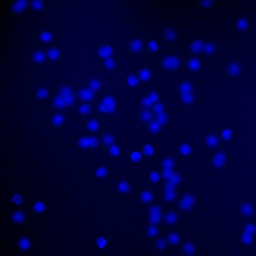
#> input picture ai4all_cancer_detection/images/003cell.png, 256 x 256 px, found by its file name
$ jupyter execute --allow-errors '5 - Cancer Detection.ipynb'   (shell and % lines are left out)   (older library calls are emulated)
#> lines starting #> are read from the running program, lines starting #| are printed output that depends on the picture
### ai4all_cancer_detection/common.py
import numpy as np
from matplotlib import pyplot as plt
from PIL import Image


# [16 lines left out: functions read_img, save_img, not called in this run]


def find_maxima(scale_space, k_xy=5, k_s=1):
    # Extract the peak x,y locations from scale space
    # Input
    #   scale_space: Scale space of size HxWxS
    #   k: neighborhood in x and y
    #   ks: neighborhood in scale
    #
    # Output
    #   list of (x,y) tuples; x<W and y<H
    if len(scale_space.shape) == 2:
        scale_space = scale_space[:, :, None]

    H, W, S = scale_space.shape
    maxima = []
    for i in range(H):
        for j in range(W):
            for s in range(S):
                # extracts a local neighborhood of max size
                # (2k_xy+1, 2k_xy+1, 2k_s+1)
                neighbors = scale_space[max(0, i - k_xy):min(i + k_xy + 1, H),
                                        max(0, j - k_xy):min(j + k_xy + 1, W),
                                        max(0, s - k_s):min(s + k_s + 1, S)]
                mid_pixel = scale_space[i, j, s]
                num_neighbors = np.prod(neighbors.shape) - 1
                # if mid_pixel > all the neighbors; append maxima
                if np.sum(mid_pixel > neighbors) == num_neighbors:
                    maxima.append((i, j, s))
    return maxima


# [25 lines left out: function visualize_scale_space, not called in this run]


def visualize_maxima(image, maxima, min_sigma, k, file_path=None):
    # Visualizes the maxima on a given image
    # Input
    #   image: image of size HxW
    #   maxima: list of (x,y) tuples; x<W, y<H
    #   file_path: path to save image. if None, display to screen
    # Output-   None
    H, W = image.shape
    fig, ax = plt.subplots(1)
    ax.imshow(image)
    for maximum in maxima:
        y, x, s = maximum
        assert x < W and y < H and x >= 0 and y >= 0
        radius = np.sqrt(2 * min_sigma * (k**s))
        circ = plt.Circle((x, y), radius, color='r', fill=False)
        ax.add_patch(circ)

    if file_path:
        plt.savefig(file_path)
    else:
        plt.show()

### 5 - Cancer Detection.ipynb
# Cancer Detection

One of the great benefits of computer vision is that it can greatly simplify and automate otherwise tedious
tasks. For example, in some branches of biomedical research, researchers often have to count or annotate
specific particles microscopic images such as the one seen below. Aside from being a very tedious task, this
task can be very time consuming as well as error-prone.

In this project you will explore simple methods for assisting in cancer detection. You will build an intuition on a polka-dot example, then try to detect cells from a real Oxford cancer dataset!

# Part 1: Setup

[cell 1]
#@title

[cell 2]
import matplotlib.pyplot as plt
import numpy as np
import cv2
from blob_detection import gaussian_filter, find_maxima, \
                    visualize_scale_space, visualize_maxima, scale_space
import common

# Part 2: Detection using Single Filter

We're going to start by using a single filter, the same as we did yesterday.

Read in the "polka.png" image and display it:

[cell 3]
# Load a color image
my_img = cv2.imread('cv.png')
#> (the rest of this cell did not finish here and is left out)

As we saw in the tennis example, the filter blurs the image according to the filter size: bigger is blurrier.

Below, we show the blurred polka dots.

[cell 4]
sigma_1 = 5

#> (the rest of this cell did not finish here and is left out)

Today we'll mark detections (using thresholding) with red circles.

Below is what the blurred image looks like if we threshold: the red circles line up pretty well with the dots!

#> (a cell that did not finish here is left out)

But this isn't perfect! The red dots don't line up with the big and small polka dots.

Two filters are even better. Why? Two filters helps us look at edges.

# Part 3: Detection using Two Filters

Using two filters of different sizes means we subtract a smaller blurred patch from a bigger blurred patch.

Instead of a circle, now you have a doughnut!

Part 1: Try changing sigma_1 and sigma_2 to see if you can match the polka dots

[cell 6]
### START OF YOUR CODE
### CHANGE sigma_1 and sigma_2 ###
sigma_1 = 140
sigma_2 = 190
### END OF YOUR CODE

#> (the rest of this cell did not finish here and is left out)

Part 2: Once you were able to detect the small polka dots, choose new values for "sigma1" and "sigma2" so that you can detect the large polka dots!

[cell 7]
### START OF YOUR CODE
### CHANGE sigma_1 and sigma_2 ###
sigma_1 = 31
sigma_2 = 42
### END OF YOUR CODE

from scipy.signal import convolve2d as convolve
def gaussian_filter(image, sigma):
    H, W = image.shape
    kernel_size = int(2 * np.ceil(2 * sigma) + 1)
    kernel_size = min(kernel_size, min(H, W) // 2)
    if kernel_size % 2 == 0:
        kernel_size = kernel_size + 1
    output = None
    k_h = kernel_size // 2
    g_1d = np.arange(-k_h, k_h + 1)[:, None]**2
    g_2d = -1 * (g_1d + g_1d.T)
    g_kern = np.exp(g_2d / (2 * sigma**2)) / (2 * np.pi * sigma**2)
    output = convolve(image, g_kern, mode='same', boundary='wrap')
    return output

#> (the rest of this cell did not finish here and is left out)

# Part 4: Cancer Cell Detection

Okay, now we are ready to detect cancer cells!

Part 1: Take a look at this example image gathered in an important dataset by the Oxford Visual Geometry Group.

[cell 8]
# now use this for counting cells!
# Load a color image
cell1_ = cv2.imread('images/003cell.png')
#> cell1_ is the input picture: shape (256, 256, 3); mean B, G, R 58.9, 0.5, 0.4
cell1_ = cv2.cvtColor(cell1_, cv2.COLOR_RGB2GRAY )
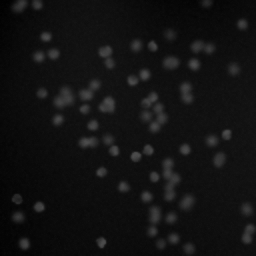
#> cell1_: shape (256, 256); min 1, max 75, mean 17.9

cell1 = cell1_ / cell1_.max()
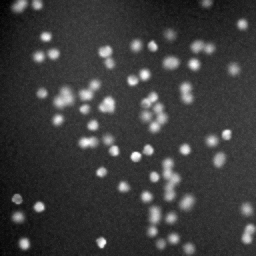
#> cell1: shape (256, 256) float64; min 0.0133, max 1, mean 0.239

cell1[cell1 < 0.5] = 0
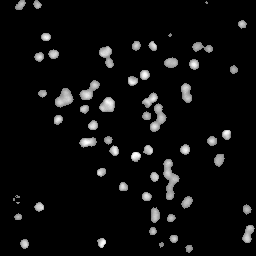
#> cell1: shape (256, 256) float64; min 0, max 1, mean 0.053
#cell1 = cv2.blur(cell1, ksize=(3,3))

plt.imshow(cell1)
plt.colorbar()
plt.show()
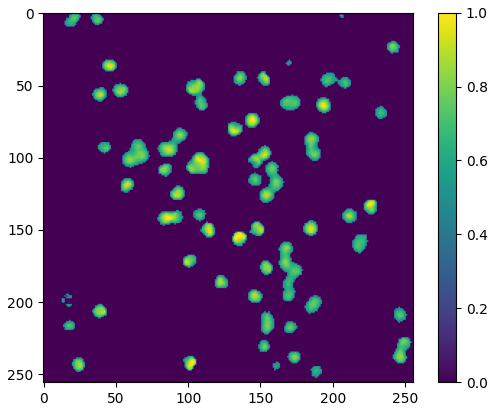
#> figure drawn by matplotlib, 2 panels

Part 2:

Try using all you have learned to find as many cells as possible, without making too many mistakes!

Does one filter work? Two? Three? What values of sigma? How about combining more than one "DoG" to get cells of different size?

[cell 9]
### START OF YOUR CODE
### CHANGE sigma_1 and sigma_2 ###
sigma_1 = 30
sigma_2 = 40
### END OF YOUR CODE

gauss_1 = gaussian_filter(cell1, sigma_1)
#> in gaussian_filter, `output = convolve(image, g_kern, mode='same', boundary='wrap')`:
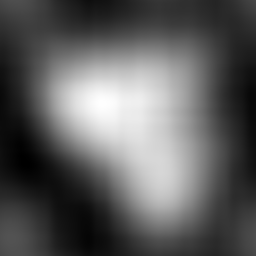
#> output: shape (256, 256) float64; min 0.0106, max 0.113, mean 0.0484; drawn with min black and max white
gauss_2 = gaussian_filter(cell1, sigma_2)
#> call 2 of gaussian_filter, with sigma = 40
#> in gaussian_filter (call 2), `output = convolve(image, g_kern, mode='same', boundary='wrap')`:
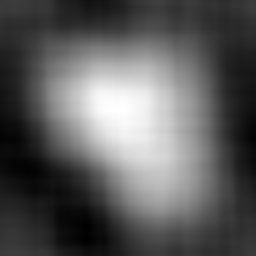
#> output: shape (256, 256) float64; min 0.014, max 0.092, mean 0.0423; drawn with min black and max white

### CHANGE DoG (maybe??) ###
DoG = gauss_2 - gauss_1
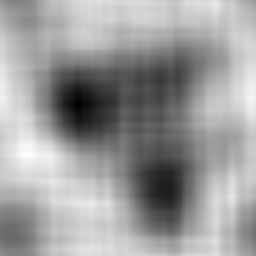
#> DoG: shape (256, 256) float64; min -0.0278, max 0.00751, mean -0.00618; drawn with min black and max white
# DoG = gauss_2
### END OF YOUR CODE

maxima = find_maxima(DoG, k_xy=int(sigma_2))
#> after the loop in find_maxima, `for i in range(H):`: maxima = [(1, 98, 0), (4, 215, 0), (98, 0, 0), (98, 250, 0), (154, 29, 0), (195, 231, 0), (203, 91, 0), (248, 90, 0), (255, 215, 0)]
plt.imshow(DoG)
plt.show()
visualize_maxima(cell1, maxima, sigma_1, sigma_2 / sigma_1)
#> in visualize_maxima, `H, W = image.shape`: H = 256
#> the loop in visualize_maxima, `for maximum in maxima:` made 9 passes
#> (maximum, y, x) on passes 1 to 9: ((1, 98, 0), 1, 98), ((4, 215, 0), 4, 215), ((98, 0, 0), 98, 0), ((98, 250, 0), 98, 250), ((154, 29, 0), 154, 29), ((195, 231, 0), 195, 231), ((203, 91, 0), 203, 91), ((248, 90, 0), 248, 90), ((255, 215, 0), 255, 215)
#> in visualize_maxima, `plt.show()`:
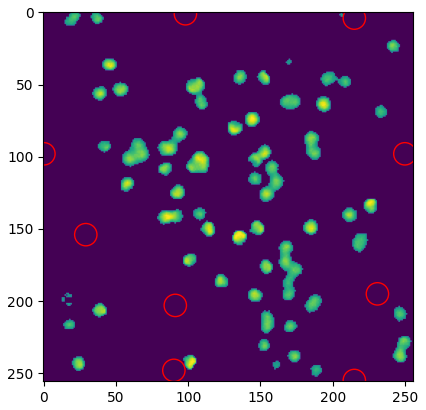
#> figure drawn by matplotlib, 1 panel

$ run again, with ai4all_cancer_detection/images/001cell.png copied over ai4all_cancer_detection/images/003cell.png
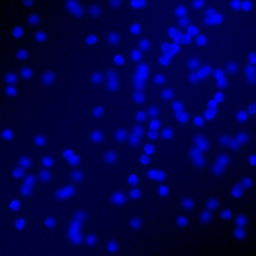
#> input picture ai4all_cancer_detection/images/001cell.png, 256 x 256 px, found by its file name
#> cell1_ is the input picture: shape (256, 256, 3); mean B, G, R 77.8, 0.5, 0.4
#> cell1_: shape (256, 256)
#> `DoG = gauss_2 - gauss_1`:
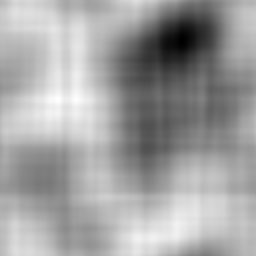
#> DoG: shape (256, 256) float64; min -0.0458, max 0.00843, mean -0.0114; drawn with min black and max white
#> after the loop in find_maxima, `for i in range(H):`: maxima = [(0, 135, 0), (14, 255, 0), (99, 57, 0), (224, 176, 0), (249, 16, 0)]
#> in visualize_maxima, `H, W = image.shape`: H = 256
#> the loop in visualize_maxima, `for maximum in maxima:` made 5 passes
#> (maximum, y, x) on passes 1 to 5: ((0, 135, 0), 0, 135), ((14, 255, 0), 14, 255), ((99, 57, 0), 99, 57), ((224, 176, 0), 224, 176), ((249, 16, 0), 249, 16)
#> in visualize_maxima, `plt.show()`:
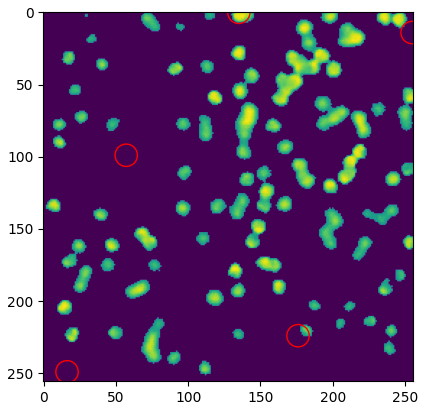
#> figure drawn by matplotlib, 1 panel

$ run again, with ai4all_cancer_detection/images/002cell.png copied over ai4all_cancer_detection/images/003cell.png
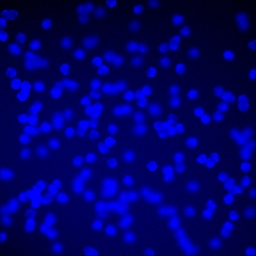
#> input picture ai4all_cancer_detection/images/002cell.png, 256 x 256 px, found by its file name
#> cell1_ is the input picture: shape (256, 256, 3); mean B, G, R 106.7, 0.5, 0.5
#> cell1_: shape (256, 256)
#> `DoG = gauss_2 - gauss_1`:
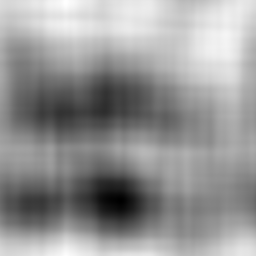
#> DoG: shape (256, 256) float64; min -0.0709, max 0.00919, mean -0.0238; drawn with min black and max white
#> after the loop in find_maxima, `for i in range(H):`: maxima = [(2, 65, 0), (8, 143, 0), (35, 225, 0), (149, 0, 0), (152, 143, 0), (255, 66, 0), (255, 148, 0), (255, 240, 0)]
#> in visualize_maxima, `H, W = image.shape`: H = 256
#> the loop in visualize_maxima, `for maximum in maxima:` made 8 passes
#> (maximum, y, x) on passes 1 to 8: ((2, 65, 0), 2, 65), ((8, 143, 0), 8, 143), ((35, 225, 0), 35, 225), ((149, 0, 0), 149, 0), ((152, 143, 0), 152, 143), ((255, 66, 0), 255, 66), ((255, 148, 0), 255, 148), ((255, 240, 0), 255, 240)
#> in visualize_maxima, `plt.show()`:
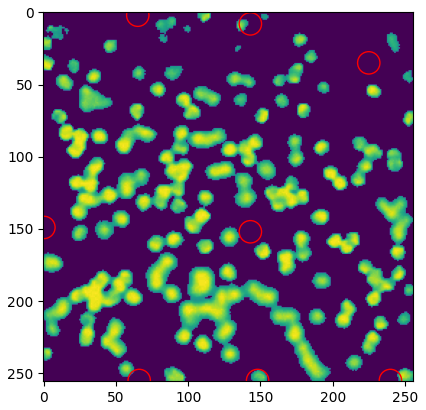
#> figure drawn by matplotlib, 1 panel
